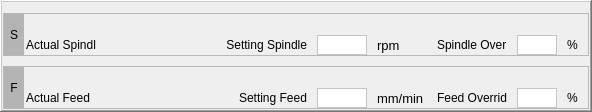
                     <widget class="QFrame" name="frame_8">
                      <property name="frameShape">
                       <enum>QFrame::WinPanel</enum>
                      </property>
                      <property name="frameShadow">
                       <enum>QFrame::Raised</enum>
                      </property>
                      <layout class="QVBoxLayout" name="verticalLayout_10" stretch="0,1,1">
                       <property name="spacing">
                        <number>10</number>
                       </property>
                       <property name="leftMargin">
                        <number>1</number>
                       </property>
                       <property name="topMargin">
                        <number>1</number>
                       </property>
                       <property name="rightMargin">
                        <number>1</number>
                       </property>
                       <property name="bottomMargin">
                        <number>1</number>
                       </property>
                       <item>
                        <widget class="QWidget" name="widget_5" native="true">
                         <layout class="QVBoxLayout" name="verticalLayout_21">
                          <property name="spacing">
                           <number>1</number>
                          </property>
                          <property name="leftMargin">
                           <number>0</number>
                          </property>
                          <property name="topMargin">
                           <number>0</number>
                          </property>
                          <property name="rightMargin">
                           <number>3</number>
                          </property>
                          <property name="bottomMargin">
                           <number>0</number>
                          </property>
                         </layout>
                        </widget>
                       </item>
                       <item>
                        <widget class="QFrame" name="frame_9">
                         <property name="frameShape">
                          <enum>QFrame::StyledPanel</enum>
                         </property>
                         <property name="frameShadow">
                          <enum>QFrame::Raised</enum>
                         </property>
                         <layout class="QGridLayout" name="gridLayout_10">
                          <property name="leftMargin">
                           <number>0</number>
                          </property>
                          <property name="topMargin">
                           <number>0</number>
                          </property>
                          <property name="rightMargin">
                           <number>0</number>
                          </property>
                          <property name="bottomMargin">
                           <number>0</number>
                          </property>
                          <property name="horizontalSpacing">
                           <number>0</number>
                          </property>
                          <property name="verticalSpacing">
                           <number>1</number>
                          </property>
                          <item row="0" column="1">
                           <widget class="QWidget" name="spindle_override_widget" native="true">
                            <property name="minimumSize">
                             <size>
                              <width>180</width>
                              <height>20</height>
                             </size>
                            </property>
                           </widget>
                          </item>
                          <item row="1" column="1">
                           <widget class="QFrame" name="frame_13">
                            <property name="frameShape">
                             <enum>QFrame::NoFrame</enum>
                            </property>
                            <property name="frameShadow">
                             <enum>QFrame::Raised</enum>
                            </property>
                            <layout class="QHBoxLayout" name="horizontalLayout_9" stretch="3,0,0,0,0,0,0,0,0">
                             <property name="spacing">
                              <number>10</number>
                             </property>
                             <property name="leftMargin">
                              <number>2</number>
                             </property>
                             <property name="topMargin">
                              <number>0</number>
                             </property>
                             <property name="rightMargin">
                              <number>10</number>
                             </property>
                             <property name="bottomMargin">
                              <number>0</number>
                             </property>
                             <item>
                              <widget class="QLabel" name="label_14">
                               <property name="minimumSize">
                                <size>
                                 <width>70</width>
                                 <height>0</height>
                                </size>
                               </property>
                               <property name="maximumSize">
                                <size>
                                 <width>70</width>
                                 <height>16777215</height>
                                </size>
                               </property>
                               <property name="text">
                                <string>Actual Spindle</string>
                               </property>
                              </widget>
                             </item>
                             <item>
                              <widget class="QLabel" name="show_act_spindle">
                               <property name="minimumSize">
                                <size>
                                 <width>70</width>
                                 <height>0</height>
                                </size>
                               </property>
                               <property name="maximumSize">
                                <size>
                                 <width>70</width>
                                 <height>16777215</height>
                                </size>
                               </property>
                               <property name="frameShape">
                                <enum>QFrame::NoFrame</enum>
                               </property>
                               <property name="frameShadow">
                                <enum>QFrame::Plain</enum>
                               </property>
                               <property name="text">
                                <string/>
                               </property>
                               <property name="alignment">
                                <set>Qt::AlignCenter</set>
                               </property>
                              </widget>
                             </item>
                             <item>
                              <spacer name="horizontalSpacer_3">
                               <property name="orientation">
                                <enum>Qt::Horizontal</enum>
                               </property>
                               <property name="sizeHint" stdset="0">
                                <size>
                                 <width>40</width>
                                 <height>20</height>
                                </size>
                               </property>
                              </spacer>
                             </item>
                             <item>
                              <widget class="QLabel" name="label_19">
                               <property name="minimumSize">
                                <size>
                                 <width>0</width>
                                 <height>0</height>
                                </size>
                               </property>
                               <property name="maximumSize">
                                <size>
                                 <width>85</width>
                                 <height>16777215</height>
                                </size>
                               </property>
                               <property name="text">
                                <string>Setting Spindle</string>
                               </property>
                               <property name="alignment">
                                <set>Qt::AlignRight|Qt::AlignTrailing|Qt::AlignVCenter</set>
                               </property>
                              </widget>
                             </item>
                             <item>
                              <widget class="QFrame" name="show_set_spindle">
                               <property name="minimumSize">
                                <size>
                                 <width>50</width>
                                 <height>0</height>
                                </size>
                               </property>
                               <property name="maximumSize">
                                <size>
                                 <width>16777215</width>
                                 <height>40</height>
                                </size>
                               </property>
                               <property name="styleSheet">
                                <string notr="true">background-color: rgb(255, 255, 255);</string>
                               </property>
                               <property name="frameShape">
                                <enum>QFrame::StyledPanel</enum>
                               </property>
                               <property name="frameShadow">
                                <enum>QFrame::Raised</enum>
                               </property>
                              </widget>
                             </item>
                             <item>
                              <widget class="QLabel" name="label_24">
                               <property name="minimumSize">
                                <size>
                                 <width>50</width>
                                 <height>0</height>
                                </size>
                               </property>
                               <property name="font">
                                <font>
                                 <pointsize>10</pointsize>
                                </font>
                               </property>
                               <property name="text">
                                <string>rpm</string>
                               </property>
                               <property name="alignment">
                                <set>Qt::AlignLeading|Qt::AlignLeft|Qt::AlignVCenter</set>
                               </property>
                              </widget>
                             </item>
                             <item>
                              <widget class="QLabel" name="label_29">
                               <property name="minimumSize">
                                <size>
                                 <width>70</width>
                                 <height>0</height>
                                </size>
                               </property>
                               <property name="maximumSize">
                                <size>
                                 <width>70</width>
                                 <height>16777215</height>
                                </size>
                               </property>
                               <property name="text">
                                <string>Spindle Override</string>
                               </property>
                              </widget>
                             </item>
                             <item>
                              <widget class="QFrame" name="show_spindle_override">
                               <property name="minimumSize">
                                <size>
                                 <width>40</width>
                                 <height>0</height>
                                </size>
                               </property>
                               <property name="maximumSize">
                                <size>
                                 <width>20</width>
                                 <height>40</height>
                                </size>
                               </property>
                               <property name="styleSheet">
                                <string notr="true">background-color: rgb(255, 255, 255);</string>
                               </property>
                               <property name="frameShape">
                                <enum>QFrame::StyledPanel</enum>
                               </property>
                               <property name="frameShadow">
                                <enum>QFrame::Raised</enum>
                               </property>
                              </widget>
                             </item>
                             <item>
                              <widget class="QLabel" name="label_9">
                               <property name="maximumSize">
                                <size>
                                 <width>13</width>
                                 <height>16777215</height>
                                </size>
                               </property>
                               <property name="text">
                                <string>%</string>
                               </property>
                              </widget>
                             </item>
                            </layout>
                           </widget>
                          </item>
                          <item row="0" column="0" rowspan="2">
                           <widget class="QLabel" name="label_11">
                            <property name="minimumSize">
                             <size>
                              <width>20</width>
                              <height>0</height>
                             </size>
                            </property>
                            <property name="styleSheet">
                             <string notr="true">background-color: rgb(180, 180, 180);</string>
                            </property>
                            <property name="text">
                             <string>S</string>
                            </property>
                            <property name="alignment">
                             <set>Qt::AlignCenter</set>
                            </property>
                           </widget>
                          </item>
                         </layout>
                        </widget>
                       </item>
                       <item>
                        <widget class="QFrame" name="frame_10">
                         <property name="frameShape">
                          <enum>QFrame::StyledPanel</enum>
                         </property>
                         <property name="frameShadow">
                          <enum>QFrame::Raised</enum>
                         </property>
                         <layout class="QGridLayout" name="gridLayout_11">
                          <property name="leftMargin">
                           <number>0</number>
                          </property>
                          <property name="topMargin">
                           <number>0</number>
                          </property>
                          <property name="rightMargin">
                           <number>0</number>
                          </property>
                          <property name="bottomMargin">
                           <number>0</number>
                          </property>
                          <property name="horizontalSpacing">
                           <number>0</number>
                          </property>
                          <property name="verticalSpacing">
                           <number>1</number>
                          </property>
                          <item row="0" column="1">
                           <widget class="QWidget" name="feed_override_widget" native="true">
                            <property name="minimumSize">
                             <size>
                              <width>180</width>
                              <height>20</height>
                             </size>
                            </property>
                           </widget>
                          </item>
                          <item row="1" column="1">
                           <widget class="QFrame" name="frame_11">
                            <property name="frameShape">
                             <enum>QFrame::NoFrame</enum>
                            </property>
                            <property name="frameShadow">
                             <enum>QFrame::Plain</enum>
                            </property>
                            <layout class="QHBoxLayout" name="horizontalLayout_7" stretch="3,4,0,0,0,0,0,0,0">
                             <property name="spacing">
                              <number>10</number>
                             </property>
                             <property name="sizeConstraint">
                              <enum>QLayout::SetNoConstraint</enum>
                             </property>
                             <property name="leftMargin">
                              <number>2</number>
                             </property>
                             <property name="topMargin">
                              <number>0</number>
                             </property>
                             <property name="rightMargin">
                              <number>10</number>
                             </property>
                             <property name="bottomMargin">
                              <number>0</number>
                             </property>
                             <item>
                              <widget class="QLabel" name="label_13">
                               <property name="minimumSize">
                                <size>
                                 <width>70</width>
                                 <height>0</height>
                                </size>
                               </property>
                               <property name="maximumSize">
                                <size>
                                 <width>70</width>
                                 <height>16777215</height>
                                </size>
                               </property>
                               <property name="text">
                                <string>Actual Feed</string>
                               </property>
                              </widget>
                             </item>
                             <item>
                              <widget class="QLabel" name="show_act_feed">
                               <property name="minimumSize">
                                <size>
                                 <width>70</width>
                                 <height>0</height>
                                </size>
                               </property>
                               <property name="maximumSize">
                                <size>
                                 <width>70</width>
                                 <height>16777215</height>
                                </size>
                               </property>
                               <property name="frameShape">
                                <enum>QFrame::NoFrame</enum>
                               </property>
                               <property name="frameShadow">
                                <enum>QFrame::Raised</enum>
                               </property>
                               <property name="text">
                                <string/>
                               </property>
                               <property name="alignment">
                                <set>Qt::AlignCenter</set>
                               </property>
                              </widget>
                             </item>
                             <item>
                              <spacer name="horizontalSpacer">
                               <property name="orientation">
                                <enum>Qt::Horizontal</enum>
                               </property>
                               <property name="sizeHint" stdset="0">
                                <size>
                                 <width>40</width>
                                 <height>20</height>
                                </size>
                               </property>
                              </spacer>
                             </item>
                             <item>
                              <widget class="QLabel" name="label_17">
                               <property name="minimumSize">
                                <size>
                                 <width>0</width>
                                 <height>0</height>
                                </size>
                               </property>
                               <property name="maximumSize">
                                <size>
                                 <width>85</width>
                                 <height>16777215</height>
                                </size>
                               </property>
                               <property name="text">
                                <string>Setting Feed</string>
                               </property>
                               <property name="alignment">
                                <set>Qt::AlignRight|Qt::AlignTrailing|Qt::AlignVCenter</set>
                               </property>
                              </widget>
                             </item>
                             <item>
                              <widget class="QFrame" name="show_set_feed">
                               <property name="minimumSize">
                                <size>
                                 <width>50</width>
                                 <height>0</height>
                                </size>
                               </property>
                               <property name="maximumSize">
                                <size>
                                 <width>16777215</width>
                                 <height>40</height>
                                </size>
                               </property>
                               <property name="styleSheet">
                                <string notr="true">background-color: rgb(255, 255, 255);</string>
                               </property>
                               <property name="frameShape">
                                <enum>QFrame::StyledPanel</enum>
                               </property>
                               <property name="frameShadow">
                                <enum>QFrame::Raised</enum>
                               </property>
                              </widget>
                             </item>
                             <item>
                              <widget class="QLabel" name="label_333">
                               <property name="minimumSize">
                                <size>
                                 <width>50</width>
                                 <height>0</height>
                                </size>
                               </property>
                               <property name="font">
                                <font>
                                 <pointsize>10</pointsize>
                                </font>
                               </property>
                               <property name="layoutDirection">
                                <enum>Qt::LeftToRight</enum>
                               </property>
                               <property name="text">
                                <string>mm/min</string>
                               </property>
                               <property name="alignment">
                                <set>Qt::AlignLeading|Qt::AlignLeft|Qt::AlignVCenter</set>
                               </property>
                              </widget>
                             </item>
                             <item>
                              <widget class="QLabel" name="label_20">
                               <property name="minimumSize">
                                <size>
                                 <width>70</width>
                                 <height>0</height>
                                </size>
                               </property>
                               <property name="maximumSize">
                                <size>
                                 <width>70</width>
                                 <height>16777215</height>
                                </size>
                               </property>
                               <property name="styleSheet">
                                <string notr="true"/>
                               </property>
                               <property name="text">
                                <string>Feed Override</string>
                               </property>
                              </widget>
                             </item>
                             <item>
                              <widget class="QFrame" name="show_feed_override">
                               <property name="minimumSize">
                                <size>
                                 <width>40</width>
                                 <height>0</height>
                                </size>
                               </property>
                               <property name="maximumSize">
                                <size>
                                 <width>40</width>
                                 <height>40</height>
                                </size>
                               </property>
                               <property name="styleSheet">
                                <string notr="true">background-color: rgb(255, 255, 255);</string>
                               </property>
                               <property name="frameShape">
                                <enum>QFrame::StyledPanel</enum>
                               </property>
                               <property name="frameShadow">
                                <enum>QFrame::Raised</enum>
                               </property>
                              </widget>
                             </item>
                             <item>
                              <widget class="QLabel" name="label_12">
                               <property name="maximumSize">
                                <size>
                                 <width>13</width>
                                 <height>16777215</height>
                                </size>
                               </property>
                               <property name="text">
                                <string>%</string>
                               </property>
                              </widget>
                             </item>
                            </layout>
                           </widget>
                          </item>
                          <item row="0" column="0" rowspan="2">
                           <widget class="QLabel" name="label_41">
                            <property name="minimumSize">
                             <size>
                              <width>20</width>
                              <height>0</height>
                             </size>
                            </property>
                            <property name="styleSheet">
                             <string notr="true">background-color: rgb(180, 180, 180);</string>
                            </property>
                            <property name="text">
                             <string>F</string>
                            </property>
                            <property name="alignment">
                             <set>Qt::AlignCenter</set>
                            </property>
                           </widget>
                          </item>
                         </layout>
                        </widget>
                       </item>
                      </layout>
                     </widget>
